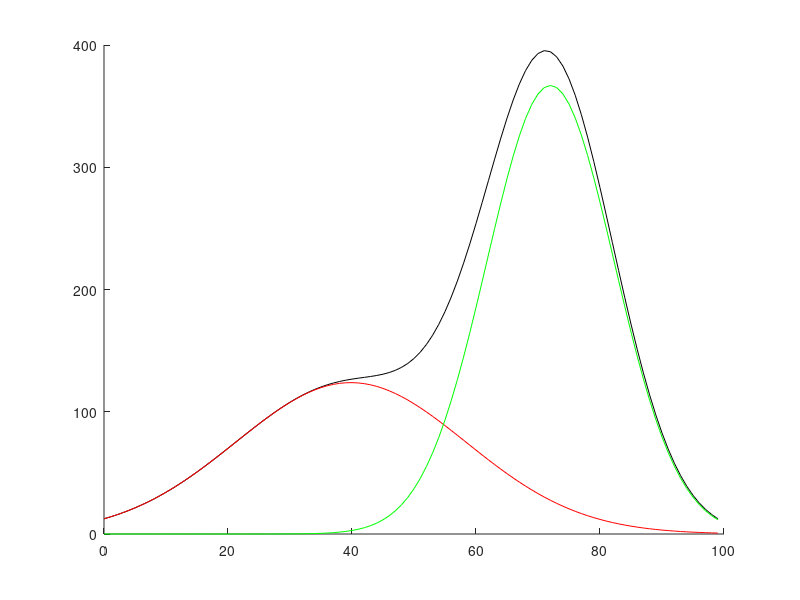

Reproduce this figure in MATLAB.
mp=[ 0.3788    0.6212];
mu =[  39.8168   72.0150];
mv=[    345.0213  105.6760];
sc=6088*100/40
b=0:99
f=sc.*(mp(1)*exp(-(b-mu(1)).^2./(2*mv(1)) )./sqrt(2*pi*mv(1))+mp(2)*exp(-(b-mu(2)).^2./(2*mv(2)))./sqrt(2*pi*mv(2)));
f1=sc.*mp(1)*exp(-(b-mu(1)).^2./(2*mv(1)) )./sqrt(2*pi*mv(1));
f2=sc.*mp(2)*exp(-(b-mu(2)).^2./(2*mv(2)))./sqrt(2*pi*mv(2));
figure(3)
hold on
plot(b,f,'k-',b,f1,'r-',b,f2,'g-');